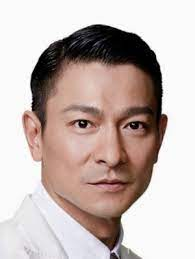
#> input picture day08-20211004-chap05-CNN/andy3.jpg, 195 x 259 px, found by its file name
$ jupyter execute --allow-errors 'day09-Convolution-考試-RGB-同學-ans.ipynb'   (shell and % lines are left out)
#> lines starting #> are read from the running program, lines starting #| are printed output that depends on the picture
[cell 1]
# 講解
# https://en.wikipedia.org/wiki/Kernel_(image_processing)
# import data
import matplotlib.pyplot as plt
from scipy import misc, signal
import numpy as np

kernel = np.array([[0, -1, 0],
                   [-1, 5, -1],
                   [0, -1, 0]])
img = (plt.imread('andy3.jpg'))
#> img is the input picture: shape (259, 195, 3); mean R, G, B 196.4, 181.9, 177.6
img.shape
#> Out = (259, 195, 3)

[cell 2]
# Reference
img_sharpened = np.ones(img.shape)
for i in range(3): # 3 : RGB # [..., 0]
    img_sharpened[...,i] = np.clip(signal.convolve2d(img[...,i],
                                                     kernel,
                                                     mode='same',
                                                     boundary="fill"), 0, 1)
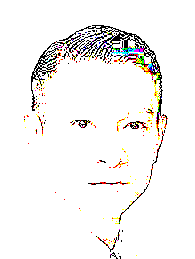
#> img_sharpened: shape (259, 195, 3) float64; mean R, G, B 0.957, 0.952, 0.945

fig, ax = plt.subplots(nrows=1, ncols=2,figsize=(6, 6))
ax[0].imshow(img)
ax[0].set_title('Original Image', size=12)
ax[1].imshow(img_sharpened)
ax[1].set_title('Convolve2d Image', size=12)
plt.show()

[cell 3]
#################################
# 怎樣處理 RGB
#################################

[cell 4]
kernel = np.array([[0, -1, 0],
                   [-1, 5, -1],
                   [0, -1, 0]])
from skimage import color
andy_gray = color.rgb2gray(img)  # 這裡是黑白!!!
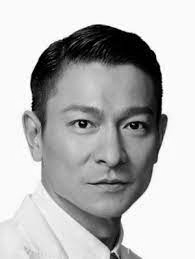
#> andy_gray: shape (259, 195) float64; min 0, max 1, mean 0.724

height, width = img.shape[0]-3+1, img.shape[1]-3+1
#> height = 257; width = 193
conv = np.zeros((height, width))
for ii in range(height):
    for jj in range(width):
        val = np.sum(kernel * img[ii:ii+3, jj:jj+3])
        conv[ii, jj] = val
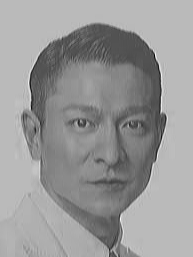
#> conv: shape (257, 193) float64; min -595, max 1251, mean 511.6; drawn with min black and max white


fig, ax = plt.subplots(nrows=1, ncols=2,figsize=(6, 6))
ax[0].imshow(img)
ax[0].set_title('Original Image', size=12)
ax[1].imshow(conv, cmap='gray')
ax[1].set_title('Convolve2d Image', size=12)
plt.show()

[cell 5]
conv.shape
#> Out = (257, 193)

[cell 6]
# RGB

kernel = np.array([[0, -1, 0],
                   [-1, 5, -1],
                   [0, -1, 0]])
img = (plt.imread('andy3.jpg'))

img.shape
#> Out = (259, 195, 3)

[cell 7]
img[..., 1].shape
#> Out = (259, 195)

[cell 8]
im_r = img[...,0]
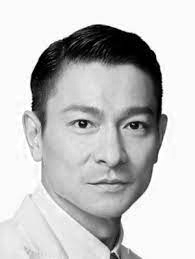
#> im_r: shape (259, 195); min 0, max 255, mean 196.4
height, width = img.shape[0]-3+1, img.shape[1]-3+1
conv_r = np.zeros((height, width))
for ii in range(height):
    for jj in range(width):
        val = np.sum(kernel * im_r[ii:ii+3, jj:jj+3])
        conv_r[ii, jj] = val
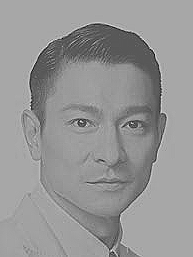
#> conv_r: shape (257, 193) float64; min -282, max 530, mean 195.6; drawn with min black and max white

im_g = img[...,1]
height, width = img.shape[0]-3+1, img.shape[1]-3+1
conv_g = np.zeros((height, width))
for ii in range(height):
    for jj in range(width):
        val = np.sum(kernel * im_g[ii:ii+3, jj:jj+3])
        conv_g[ii, jj] = val

im_b = img[...,2]
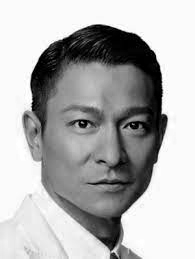
#> im_b: shape (259, 195); min 0, max 255, mean 177.6
height, width = img.shape[0]-3+1, img.shape[1]-3+1
conv_b = np.zeros((height, width))
for ii in range(height):
    for jj in range(width):
        val = np.sum(kernel * im_b[ii:ii+3, jj:jj+3])
        conv_b[ii, jj] = val
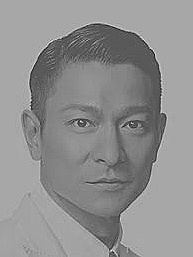
#> conv_b: shape (257, 193) float64; min -282, max 529, mean 176.4; drawn with min black and max white

print(conv_r.shape)
#| (257, 193)
print(conv_g.shape)
#| (257, 193)
print(conv_b.shape)
#| (257, 193)


# from PIL import Image
# import numpy as np
# img = Image.fromarray(pic)

# fig, ax = plt.subplots(nrows=1, ncols=2,figsize=(6, 6))
# ax[0].imshow(img)
# ax[0].set_title('Original Image', size=12)
# ax[1].imshow(pic)
# ax[1].set_title('Convolve2d Image', size=12)
# plt.show()

[cell 9]
# by Lewis
conv_rgb = np.zeros((height, width, 3))
conv_rgb[..., 0] = conv_r
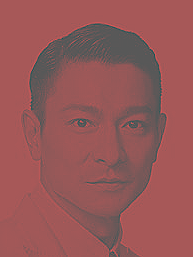
#> conv_rgb: shape (257, 193, 3) float64; mean of channels 0, 1, 2 195.6, 0, 0; drawn with min black and max white
conv_rgb[..., 1] = conv_g
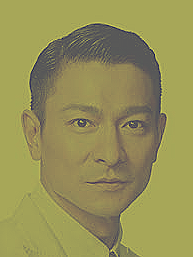
#> conv_rgb: shape (257, 193, 3) float64; mean of channels 0, 1, 2 195.6, 180.8, 0; drawn with min black and max white
conv_rgb[..., 2] = conv_b
conv_rgb.shape
#> Out = (257, 193, 3)

[cell 10]
# by Lewis
fig, ax = plt.subplots(nrows=1, ncols=2,figsize=(6, 6))
ax[0].imshow(img)
ax[0].set_title('Original Image', size=12)
ax[1].imshow(np.clip(conv_rgb, 0, 1))
ax[1].set_title('Convolve2d Image', size=12)
plt.show()
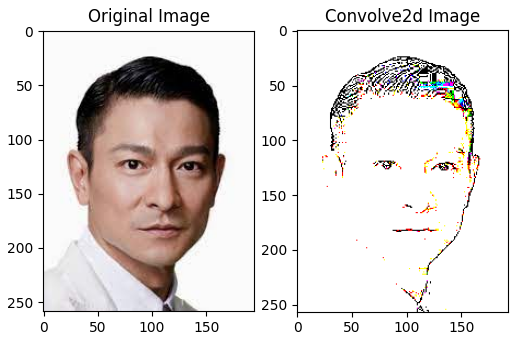
#> figure drawn by matplotlib, 2 panels

[cell 11]
pic = np.dstack((conv_r, conv_g, conv_b))
print(pic.shape)
#| (257, 193, 3)

$ run again, with day08-20211004-chap05-CNN/andy2.jpg copied over day08-20211004-chap05-CNN/andy3.jpg
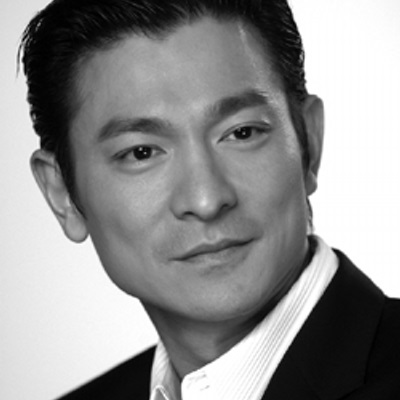
#> input picture day08-20211004-chap05-CNN/andy2.jpg, 400 x 400 px, found by its file name
#> img is the input picture: shape (400, 400, 3); min 0, max 255, mean 145.3
#> after the loop `for i in range(3):`:
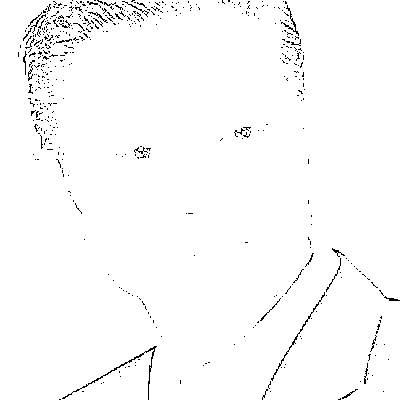
#> img_sharpened: shape (400, 400, 3) float64; values 0 (black) and 1 (white), 98.3% white; black in thin lines or dots
#| (398, 398)
#| (398, 398)
#| (398, 398)
#> `conv_rgb[..., 1] = conv_g`:
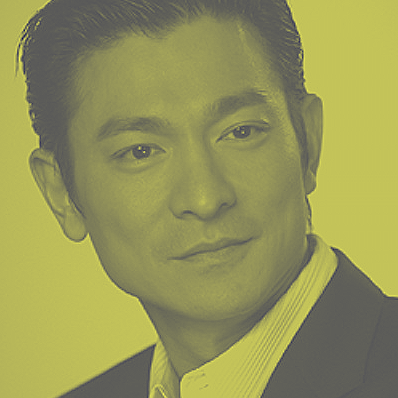
#> conv_rgb: shape (398, 398, 3) float64; mean of channels 0, 1, 2 145.2, 145.2, 0; drawn with min black and max white
#| (398, 398, 3)

$ run again, with day08-20211004-chap05-CNN/andy.jpg copied over day08-20211004-chap05-CNN/andy3.jpg
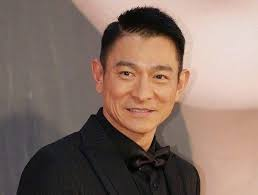
#> input picture day08-20211004-chap05-CNN/andy.jpg, 258 x 195 px, found by its file name
#> img is the input picture: shape (195, 258, 3); mean R, G, B 135, 113.2, 102.9
#| (193, 256)
#| (193, 256)
#| (193, 256)
#> `plt.show()`:
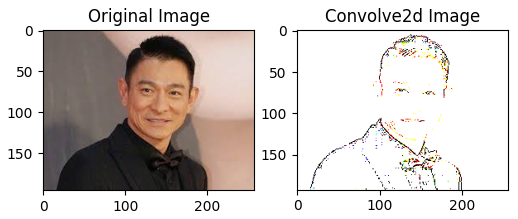
#> figure drawn by matplotlib, 2 panels
#| (193, 256, 3)
